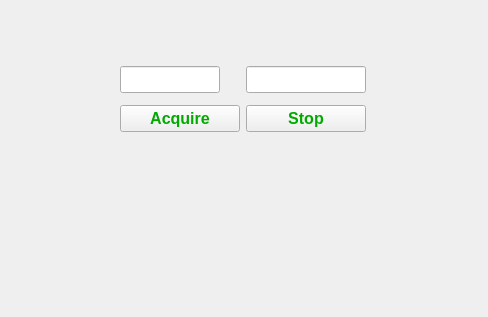
<?xml version="1.0" encoding="UTF-8"?>
<ui version="4.0">
 <class>Form</class>
 <widget class="QWidget" name="Form">
  <property name="geometry">
   <rect>
    <x>0</x>
    <y>0</y>
    <width>488</width>
    <height>317</height>
   </rect>
  </property>
  <property name="windowTitle">
   <string>Form</string>
  </property>
  <widget class="QWidget" name="gridLayoutWidget">
   <property name="geometry">
    <rect>
     <x>120</x>
     <y>60</y>
     <width>248</width>
     <height>80</height>
    </rect>
   </property>
   <layout class="QGridLayout" name="gridLayout">
    <item row="0" column="1">
     <widget class="PyDMLineEdit" name="exposureCount">
      <property name="sizePolicy">
       <sizepolicy hsizetype="Fixed" vsizetype="Fixed">
        <horstretch>0</horstretch>
        <verstretch>0</verstretch>
       </sizepolicy>
      </property>
      <property name="minimumSize">
       <size>
        <width>120</width>
        <height>0</height>
       </size>
      </property>
      <property name="maximumSize">
       <size>
        <width>120</width>
        <height>16777215</height>
       </size>
      </property>
      <property name="palette">
       <palette>
        <active>
         <colorrole role="ButtonText">
          <brush brushstyle="SolidPattern">
           <color alpha="255">
            <red>0</red>
            <green>0</green>
            <blue>255</blue>
           </color>
          </brush>
         </colorrole>
        </active>
        <inactive>
         <colorrole role="ButtonText">
          <brush brushstyle="SolidPattern">
           <color alpha="255">
            <red>0</red>
            <green>0</green>
            <blue>255</blue>
           </color>
          </brush>
         </colorrole>
        </inactive>
        <disabled>
         <colorrole role="ButtonText">
          <brush brushstyle="SolidPattern">
           <color alpha="255">
            <red>190</red>
            <green>190</green>
            <blue>190</blue>
           </color>
          </brush>
         </colorrole>
        </disabled>
       </palette>
      </property>
      <property name="font">
       <font>
        <pointsize>12</pointsize>
        <weight>75</weight>
        <bold>true</bold>
       </font>
      </property>
      <property name="toolTip">
       <string/>
      </property>
      <property name="alignment">
       <set>Qt::AlignCenter</set>
      </property>
      <property name="readOnly">
       <bool>true</bool>
      </property>
      <property name="channel" stdset="0">
       <string>ca://${DEVICE}:NumImages_RBV</string>
      </property>
     </widget>
    </item>
    <item row="0" column="0">
     <widget class="PyDMLineEdit" name="exposure">
      <property name="sizePolicy">
       <sizepolicy hsizetype="Fixed" vsizetype="Fixed">
        <horstretch>0</horstretch>
        <verstretch>0</verstretch>
       </sizepolicy>
      </property>
      <property name="minimumSize">
       <size>
        <width>100</width>
        <height>0</height>
       </size>
      </property>
      <property name="maximumSize">
       <size>
        <width>100</width>
        <height>16777215</height>
       </size>
      </property>
      <property name="palette">
       <palette>
        <active>
         <colorrole role="ButtonText">
          <brush brushstyle="SolidPattern">
           <color alpha="255">
            <red>0</red>
            <green>170</green>
            <blue>0</blue>
           </color>
          </brush>
         </colorrole>
        </active>
        <inactive>
         <colorrole role="ButtonText">
          <brush brushstyle="SolidPattern">
           <color alpha="255">
            <red>0</red>
            <green>170</green>
            <blue>0</blue>
           </color>
          </brush>
         </colorrole>
        </inactive>
        <disabled>
         <colorrole role="ButtonText">
          <brush brushstyle="SolidPattern">
           <color alpha="255">
            <red>190</red>
            <green>190</green>
            <blue>190</blue>
           </color>
          </brush>
         </colorrole>
        </disabled>
       </palette>
      </property>
      <property name="font">
       <font>
        <pointsize>12</pointsize>
        <weight>75</weight>
        <bold>true</bold>
       </font>
      </property>
      <property name="toolTip">
       <string/>
      </property>
      <property name="alignment">
       <set>Qt::AlignCenter</set>
      </property>
      <property name="channel" stdset="0">
       <string>ca://${DEVICE}:AcquireTime</string>
      </property>
     </widget>
    </item>
    <item row="1" column="0">
     <widget class="PyDMPushButton" name="acquire_b">
      <property name="sizePolicy">
       <sizepolicy hsizetype="Fixed" vsizetype="Fixed">
        <horstretch>0</horstretch>
        <verstretch>0</verstretch>
       </sizepolicy>
      </property>
      <property name="minimumSize">
       <size>
        <width>120</width>
        <height>0</height>
       </size>
      </property>
      <property name="maximumSize">
       <size>
        <width>120</width>
        <height>16777215</height>
       </size>
      </property>
      <property name="palette">
       <palette>
        <active>
         <colorrole role="ButtonText">
          <brush brushstyle="SolidPattern">
           <color alpha="255">
            <red>0</red>
            <green>170</green>
            <blue>0</blue>
           </color>
          </brush>
         </colorrole>
        </active>
        <inactive>
         <colorrole role="ButtonText">
          <brush brushstyle="SolidPattern">
           <color alpha="255">
            <red>0</red>
            <green>170</green>
            <blue>0</blue>
           </color>
          </brush>
         </colorrole>
        </inactive>
        <disabled>
         <colorrole role="ButtonText">
          <brush brushstyle="SolidPattern">
           <color alpha="255">
            <red>190</red>
            <green>190</green>
            <blue>190</blue>
           </color>
          </brush>
         </colorrole>
        </disabled>
       </palette>
      </property>
      <property name="font">
       <font>
        <pointsize>12</pointsize>
        <weight>75</weight>
        <bold>true</bold>
       </font>
      </property>
      <property name="toolTip">
       <string/>
      </property>
      <property name="text">
       <string>Acquire</string>
      </property>
      <property name="channel" stdset="0">
       <string>ca://${DEVICE}:Acquire</string>
      </property>
      <property name="pressValue" stdset="0">
       <string>1</string>
      </property>
     </widget>
    </item>
    <item row="1" column="1">
     <widget class="PyDMPushButton" name="stop_b">
      <property name="sizePolicy">
       <sizepolicy hsizetype="Fixed" vsizetype="Fixed">
        <horstretch>0</horstretch>
        <verstretch>0</verstretch>
       </sizepolicy>
      </property>
      <property name="minimumSize">
       <size>
        <width>120</width>
        <height>0</height>
       </size>
      </property>
      <property name="maximumSize">
       <size>
        <width>120</width>
        <height>16777215</height>
       </size>
      </property>
      <property name="palette">
       <palette>
        <active>
         <colorrole role="ButtonText">
          <brush brushstyle="SolidPattern">
           <color alpha="255">
            <red>0</red>
            <green>170</green>
            <blue>0</blue>
           </color>
          </brush>
         </colorrole>
        </active>
        <inactive>
         <colorrole role="ButtonText">
          <brush brushstyle="SolidPattern">
           <color alpha="255">
            <red>0</red>
            <green>170</green>
            <blue>0</blue>
           </color>
          </brush>
         </colorrole>
        </inactive>
        <disabled>
         <colorrole role="ButtonText">
          <brush brushstyle="SolidPattern">
           <color alpha="255">
            <red>190</red>
            <green>190</green>
            <blue>190</blue>
           </color>
          </brush>
         </colorrole>
        </disabled>
       </palette>
      </property>
      <property name="font">
       <font>
        <pointsize>12</pointsize>
        <weight>75</weight>
        <bold>true</bold>
       </font>
      </property>
      <property name="toolTip">
       <string/>
      </property>
      <property name="text">
       <string>Stop</string>
      </property>
      <property name="channel" stdset="0">
       <string>ca://${DEVICE}:Acquire</string>
      </property>
      <property name="pressValue" stdset="0">
       <string>0</string>
      </property>
     </widget>
    </item>
   </layout>
  </widget>
 </widget>
 <customwidgets>
  <customwidget>
   <class>PyDMLineEdit</class>
   <extends>QLineEdit</extends>
   <header>pydm.widgets.line_edit</header>
  </customwidget>
  <customwidget>
   <class>PyDMPushButton</class>
   <extends>QPushButton</extends>
   <header>pydm.widgets.pushbutton</header>
  </customwidget>
 </customwidgets>
 <resources/>
 <connections/>
</ui>
